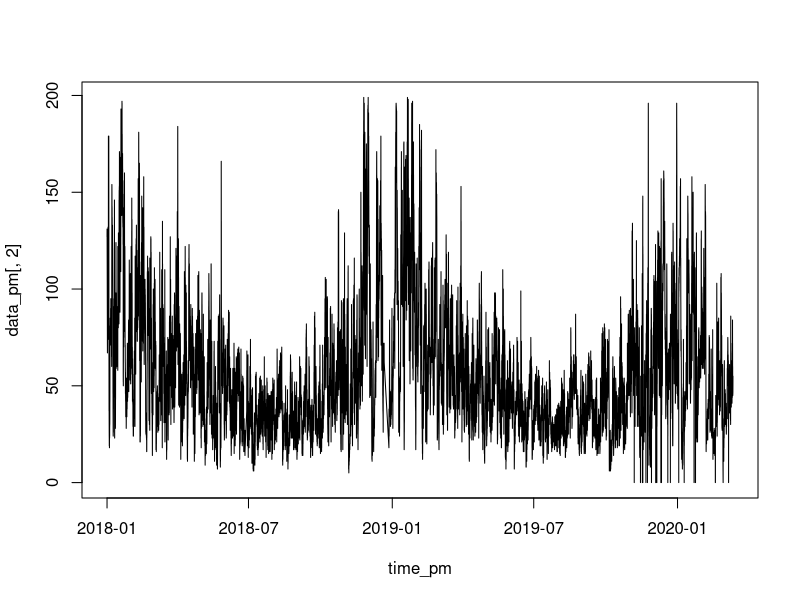
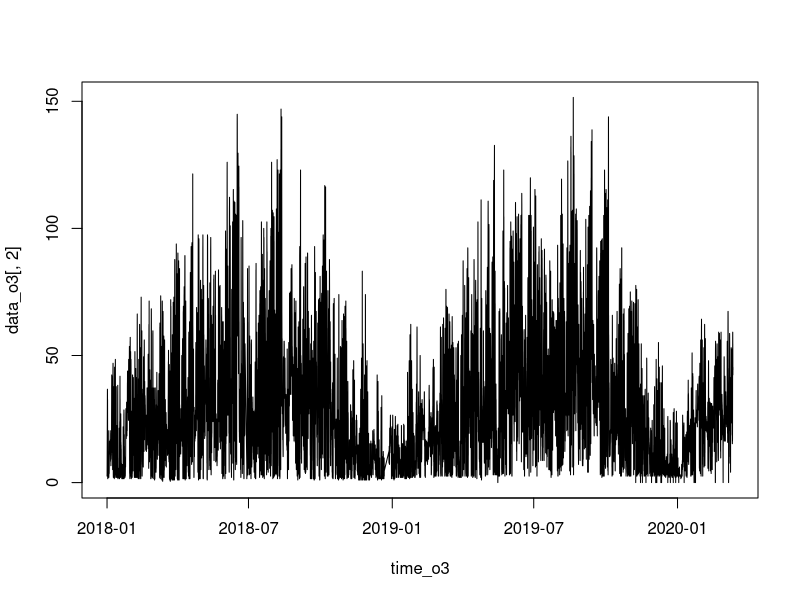

Reproduce these figures in R, in order.
encoding='UTF-8'
# data from GTS national AQ station CN_1329A in Wuhan
# 1. read raw data as string
setwd('D:/南科大/硕士/环境科学的中编程/Assignment1')
strdata_pm=read.csv('AQ_FSPMC-20180101-20200311.csv',header=F,skip=9,sep=',')
strdata_o3=read.csv('AQ_O3-20180101-20200311.csv',header=F,skip=9,sep=',')

# 2. find and delete invalid data
IX_pm=which(strdata_pm[,2]=='-99999'|strdata_pm[,2]>=200)
IX_o3=which(strdata_o3[,2]=='-99999'|strdata_o3[,2]>=200)
strdata_pm<-strdata_pm[-IX_pm,]
strdata_o3<-strdata_o3[-IX_o3,]

# 3. convert string to number, convert time to numeric time
data_pm=matrix(NaN,nrow(strdata_pm),ncol(strdata_pm))
data_o3=matrix(NaN,nrow(strdata_o3),ncol(strdata_o3))
data_pm[,1]=unclass(as.POSIXct(strptime(strdata_pm[,1],'%Y/%m/%d %H:%M:%S')))
data_pm[,2]=as.numeric(strdata_pm[,2])
data_o3[,1]=unclass(as.POSIXct(strptime(strdata_o3[,1],'%Y/%m/%d %H:%M:%S')))
data_o3[,2]=as.numeric(strdata_o3[,2])

# 4. PLOT DATA (entire time series) and basic analysis
time_pm=as.POSIXct.numeric(as.character(data_pm[,1]))
time_o3=as.POSIXct.numeric(as.character(data_o3[,1]))
plot(time_pm,data_pm[,2],type='l')
plot(time_o3,data_o3[,2],type='l')
mean_pm=round(mean(data_pm[,2]),2)
mean_o3=round(mean(data_o3[,2]),2)
print(paste0('The mean concentration of PM2.5 and ozone for data period are: '
      ,mean_pm,' ug/m3 and ',mean_o3,' ppb.'))
print(paste('Based on the figures we can reveal the PM2.5 and ozone have a',
'significant chemical coupling.'))

# 5. average concentration during knockdown period
# compared with the corresponding period in 2019
IX_pm2=which(data_pm[,1]>=unclass(as.POSIXct(strptime('2019/01/23','%Y/%m/%d')))
             &data_pm[,1]<unclass(as.POSIXct(strptime('2019/03/10','%Y/%m/%d'))))
IX_o32=which(data_o3[,1]>=unclass(as.POSIXct(strptime('2019/01/23','%Y/%m/%d')))
             &data_o3[,1]<unclass(as.POSIXct(strptime('2019/03/10','%Y/%m/%d'))))
IX_pm3=which(data_pm[,1]>=unclass(as.POSIXct(strptime('2020/01/23','%Y/%m/%d')))
             &data_pm[,1]<unclass(as.POSIXct(strptime('2020/03/10','%Y/%m/%d'))))
IX_o33=which(data_o3[,1]>=unclass(as.POSIXct(strptime('2020/01/23','%Y/%m/%d')))
             &data_o3[,1]<unclass(as.POSIXct(strptime('2020/03/10','%Y/%m/%d'))))

mean_pm_2019=round(mean(data_pm[IX_pm2,2]),2)
mean_o3_2019=round(mean(data_o3[IX_o32,2]),2)
mean_pm_2020=round(mean(data_pm[IX_pm3,2]),2)
mean_o3_2020=round(mean(data_o3[IX_o33,2]),2)
result_mean=array('',c(2,2))
rownames(result_mean)=c('PM2.5','O3')
colnames(result_mean)=c('2019','2020')
result_mean[1,]=c(mean_pm_2019,mean_pm_2020)
result_mean[2,]=c(mean_o3_2019,mean_o3_2020)

print('Mean concencration during lockdown:')
print(result_mean)
print('A reduction of PM2.5 was observer but for O3 is an increase.')

std_pm_2019=round(sd(data_pm[IX_pm2,2]),2)
std_o3_2019=round(sd(data_o3[IX_o32,2]),2)
std_pm_2020=round(sd(data_pm[IX_pm3,2]),2)
std_o3_2020=round(sd(data_o3[IX_o33,2]),2)
result_std=array(NaN,c(2,2))
rownames(result_std)=c('PM2.5','O3')
colnames(result_std)=c('2019','2020')
result_std[1,]=c(std_pm_2019,std_pm_2020)
result_std[2,]=c(std_o3_2019,std_o3_2020)

print('Concentration STD during lockdown:')
print(result_std)
print('Less data volatility was indicated.')
